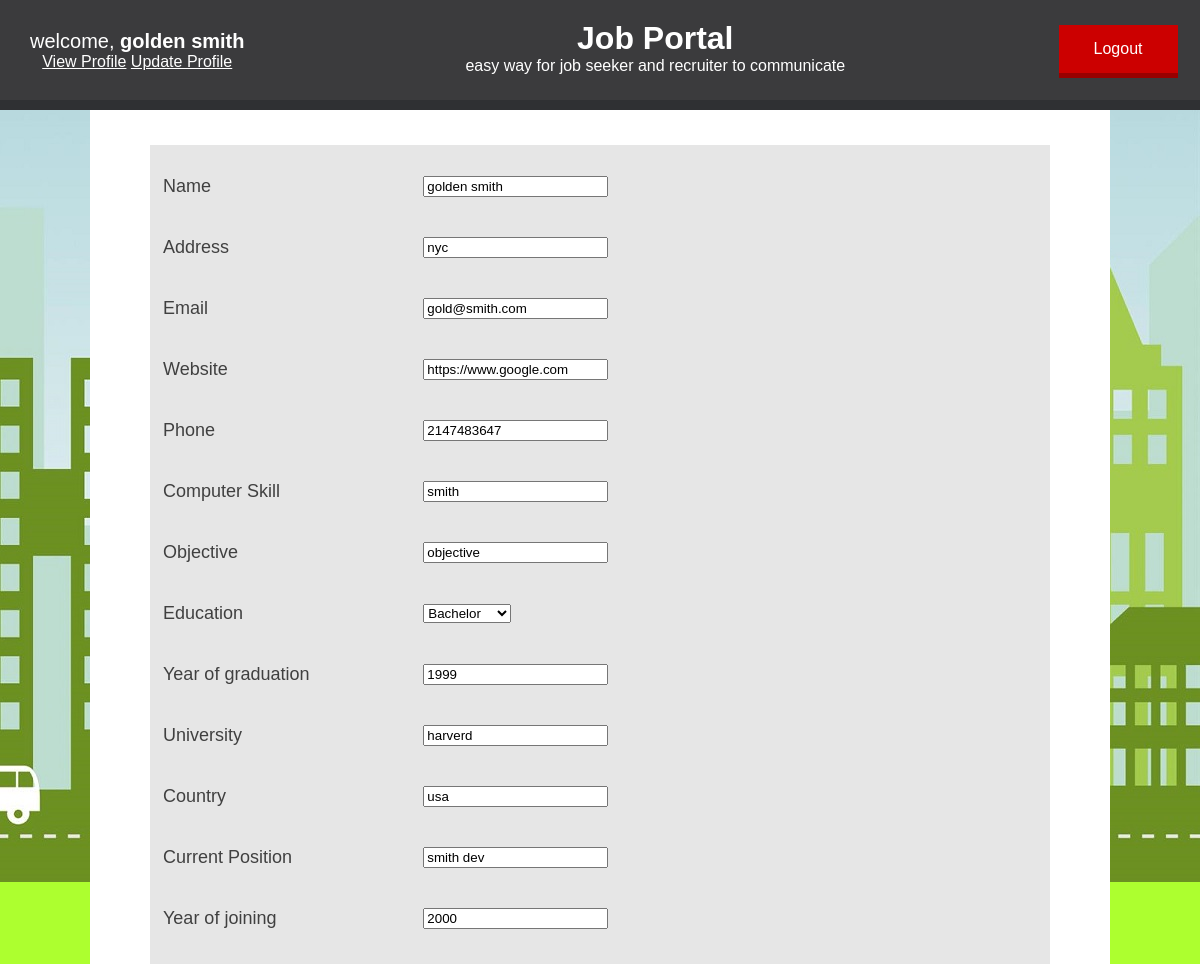
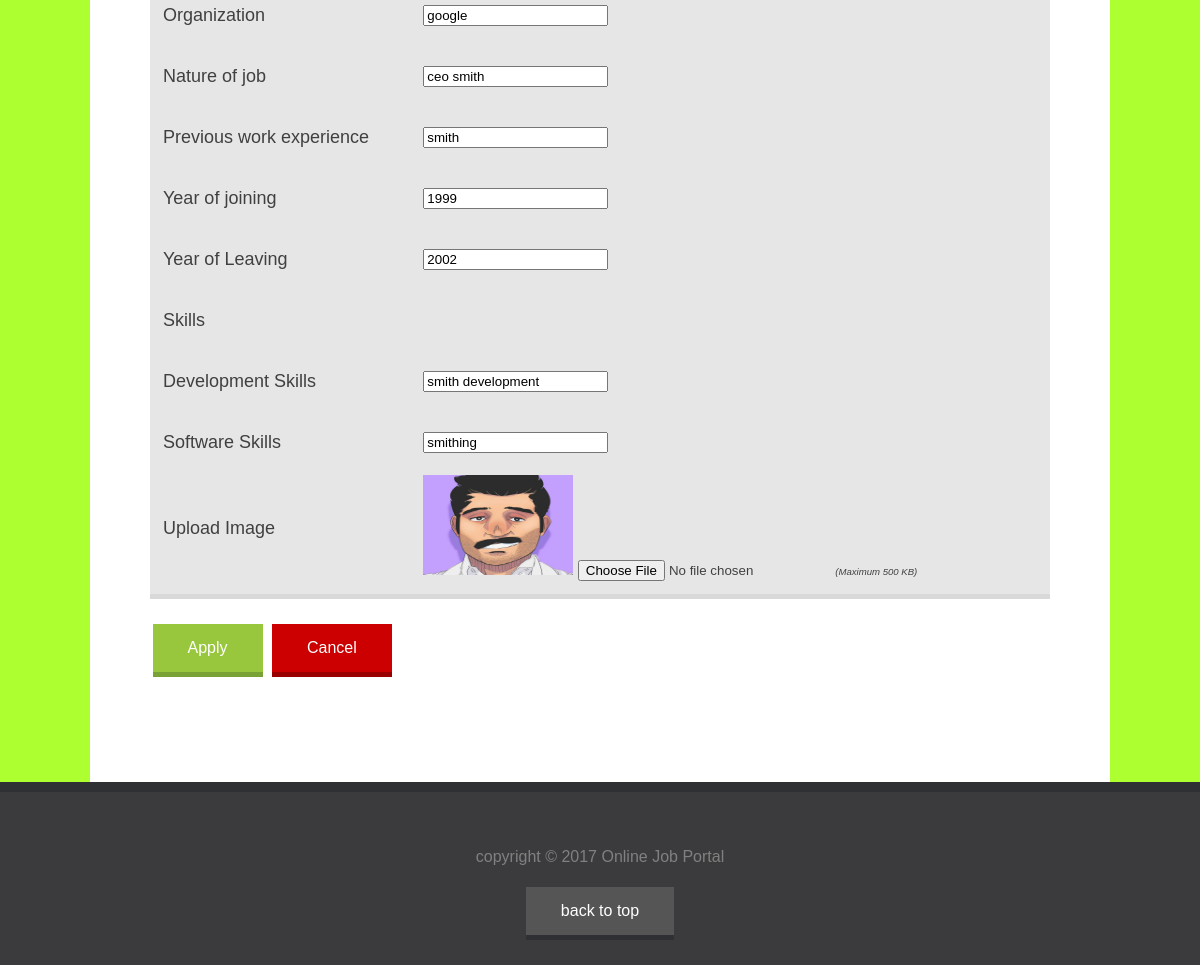
Screenshot of /update.php (signed in) with the database file from the repository (2 pictures, top to bottom).
### tables this page shows
CREATE TABLE `profiles` (
  `Id` int(11) NOT NULL,
  `Name` varchar(32) NOT NULL,
  `Email` text NOT NULL,
  `Address` text NOT NULL,
  `Website` text NOT NULL,
  `Phone` int(11) NOT NULL,
  `CSkills` text NOT NULL,
  `Objective` text NOT NULL,
  `Degree` text NOT NULL,
  `YOG` int(11) NOT NULL,
  `University` text NOT NULL,
  `Country` text NOT NULL,
  `Cposition` text NOT NULL,
  `YOJ` int(11) NOT NULL,
  `Org` text NOT NULL,
  `NOJob` text NOT NULL,
  `PWExp` text NOT NULL,
  `PYOJ` int(11) NOT NULL,
  `PYOL` int(11) NOT NULL,
  `DSkills` text NOT NULL,
  `SSkills` text NOT NULL,
  `img` text NOT NULL,
  `sid` int(11) NOT NULL
);

### update.php (the view, shortened to what this page needs)
<?php include 'header.php';?>
<?php
if(isset($_SESSION['type']) && $_SESSION['type']=='seeker'){
	   	if(isset($_SESSION['id'])){
	   $sid = $_SESSION['id'];
         $query="SELECT * FROM profiles WHERE sid=$sid";
         $result=mysqli_query($con,$query);
         $row=mysqli_fetch_assoc($result);
                }
?>
		<?php if(isset($_GET['status']) AND $_GET['status']==1) {?>
                <p>Item Updated Successfully</p>
                <?php } else if(isset($_GET['status']) AND $_GET['status']==0) {?>
                <p>Item Cannot be Updated</p>
                <?php } else {?>
                <form name="update" action="update.php" method="POST" enctype="multipart/form-data" onload="element()">
                <table class="box">
                    <tr><td><p>Name</p></td>   	<td><input required type="text" name="Name"  value="<?php echo $_SESSION['name']; ?>" /></td></tr>
		<tr><td><p> Address </p></td>   <td><input required type="text" name="Address" value="<?php echo $row['Address'];?>"/></td></tr>
                <tr><td><p> Email </p></td>   <td><input required type="email" name="Email" value="<?php echo $row['Email'];?>"/></td></tr>
		<tr><td><p>Website </p></td>   <td><input required type="url" name="Website" value="<?php echo $row['Website'];?>"/></td></tr>
		<tr><td><p>Phone </p></td>	<td><input required type="text" name="Phone" value="<?php echo $row['Phone'];?>"/></td></tr>
		<tr><td><p>Computer Skill </p></td>	<td><input required type="text" name="ComputerSk" value="<?php echo $row['CSkills'];?>"/></td></tr>
		<tr><td><p>Objective </p></td>	<td><input required type="text" name="Objective" value="<?php echo $row['Objective'];?>"/></td></tr>
		<tr><td><p>Education</p> </td>
			<td><select name="Education">
				<option value="Bachelor" <?=$row['Degree']=="Bachelor" ? 'selected = "selected"' : '';?>>Bachelor</option>
			</select></td>
		<tr><td><p>Year of graduation </p></td>	<td><input required type="text" name="BYOGrad" value="<?php echo $row['YOG'];?>"/></td></tr>
		<tr><td><p>University </p></td>	<td><input required type="text" name="BUniversity" value="<?php echo $row['University'];?>"/></td></tr>
		<tr><td><p>Country </p></td>	<td><input required type="text" name="BCountry" value="<?php echo $row['Country'];?>"/></td></tr>
		<tr><td><p>Current Position </p></td>	<td><input required type="text" name="CPosition" value="<?php echo $row['Cposition'];?>"/></td></tr>
		<tr><td><p>Year of joining </p></td>	<td><input required type="text" name="YOJoin" value="<?php echo $row['YOJ'];?>"/></td></tr>
		<tr><td><p>Organization </p></td>	<td><input required type="text" name="Organization" value="<?php echo $row['Org'];?> "/></td></tr>
		<tr><td><p>Nature of job </p></td>	<td><input required type="text" name="NOJob" value="<?php echo $row['NOJob'];?> "/></td></tr>
		<tr><td><p>Previous work experience </p></td>	<td><input required type="text" name="PExp" value="<?php echo $row['PWExp'];?>"/></td></tr>
		<tr><td><p>Year of joining</p></td>	<td><input required type="text" name="YOJoining" value="<?php echo $row['PYOJ'];?>"/></td></tr>
		<tr><td><p>Year of Leaving</p></td>	<td><input required type="text" name="YOLeave" value="<?php echo $row['PYOL'];?>"/></td></tr>
		<tr><td><p>Skills</p></td></tr>
		<tr><td><p>	Development Skills</p></td>	<td><input required type="text" name="DS" value="<?php echo $row['DSkills'];?>"/></td></tr>
		<tr><td>	<p>Software Skills</p></td>	<td><input required type="text" name="SS" value="<?php echo $row['SSkills'];?> "/></td></tr>
		  <tr><td><p>Upload Image</p></td>
		  	 <td>   <img src="<?php echo $row['img'];?>" width="150" height="100"/>
                                <input type="file" name="image" id="image">
                                <span style="font-size: 0.6em; font-style: italic;">(Maximum 500 KB)</span>
                            </td>
                        </tr>
	</table>
	<input type="submit" class="green button" value="Apply" name="update" method="POST" />
        <input type="button" class="red button" value="Cancel" onclick="location.href='index.php'" />
	</form>
	<?php } ?>
        <?php } else {
        echo 'you do not have privilege to access this page, please go back to homepage'
            . ' <a href="index.php" style="color:green">click here</a>';
                } ?>
	<?php include 'footer.php';?>

### css/style.css (style rules this page uses)
html,body { margin:0px; padding:0px; height:100%; font-family: sans-serif; color: #404040; background-image: url("wallpaper.jpg"); background-color: greenyellow; background-repeat: repeat-x; background-position: right top; background-attachment: fixed; }
.button { text-decoration: none; background-color: #D0DD2B; border: none; border-bottom: 5px solid #A6B126; color: white; padding: 15px 35px; margin: 5px 2.5px; display: inline-block; font-size: 16px; cursor: pointer; }
.green { background-color: #98C73D; border-bottom: 5px solid #79A236; }
.red { background-color: #cc0000; border-bottom: 5px solid #990000; }
.box { width: 100%; padding: 10px; margin: 20px 0px; border-bottom: 5px solid #d9d9d9; background-color: #e6e6e6; }
table.box p { font-size: 18px; }

### rows the page displays
profiles: Address "nyc", Email "gold@smith.com", Website "https://www.google.com", Phone "2147483647", ComputerSk "smith", Objective "objective", Education "Bachelor", BYOGrad "1999", BUniversity "harverd", BCountry "usa", CPosition "smith dev", YOJoin "2000", Organization "google", NOJob "ceo smith", PExp "smith", YOJoining "1999", YOLeave "2002", DS "smith development", SS "smithing", img (picture)

### other values shown
$_SESSION['name'] "golden smith"
